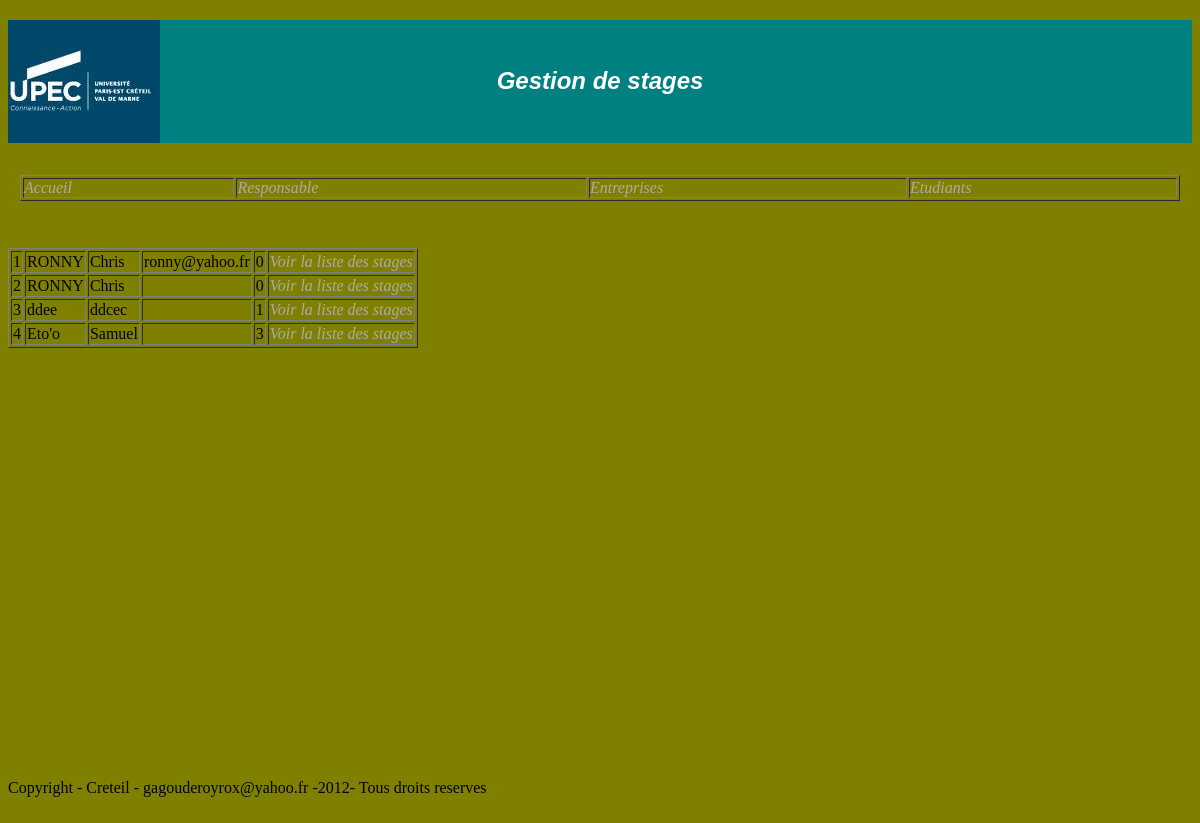
Screenshot of /etudiants.php with the database file from the repository.
### tables this page shows
CREATE TABLE IF NOT EXISTS `etudiants` (
  `eid` int(10) unsigned NOT NULL AUTO_INCREMENT,
  `nom` varchar(30) NOT NULL,
  `prenom` varchar(30) NOT NULL,
  `email` varchar(30) NOT NULL,
  `fid` int(11) NOT NULL,
  PRIMARY KEY (`eid`)
);

### etudiants.php (the view, shortened to what this page needs)
<?php
	include("header.php");
	$SQL='SELECT * FROM etudiants';
	$res = mysql_query($SQL);
	echo"<form action='' method='post'>";
	echo"<table border=1px>";
	while($row = mysql_fetch_array($res))
	{
		echo "<tr><td>$row[eid]</td><td>$row[nom]</td><td>$row[prenom]</td><td>$row[email]</td><td>$row[fid]</td><td><a href='etu_liste_stages.php'>Voir la liste des stages</a></td></tr>";
	}
	echo"</table>";
	echo"</form>";
include("footer.php");
?>

### style.css (style rules this page uses)
#page { background-color: olive; color: black; }
a { text-decoration: none; color: #AAA; font-style: italic; }

### rows the page displays
etudiants: eid "1", nom "RONNY", prenom "Chris", email "ronny@yahoo.fr", fid "0"
etudiants: eid "2", nom "RONNY", prenom "Chris", fid "0"
etudiants: eid "3", nom "ddee", prenom "ddcec", fid "1"
etudiants: eid "4", nom "Eto'o", prenom "Samuel", fid "3"
